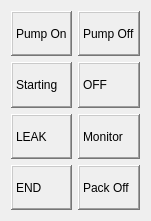
   <widget class="QWidget" name="">
    <property name="geometry">
     <rect>
      <x>340</x>
      <y>130</y>
      <width>151</width>
      <height>221</height>
     </rect>
    </property>
    <layout class="QGridLayout" name="gridLayout">
     <item row="3" column="1">
      <widget class="QLabel" name="label_Pack_Off">
       <property name="frameShape">
        <enum>QFrame::WinPanel</enum>
       </property>
       <property name="frameShadow">
        <enum>QFrame::Raised</enum>
       </property>
       <property name="text">
        <string>Pack Off</string>
       </property>
       <property name="wordWrap">
        <bool>false</bool>
       </property>
      </widget>
     </item>
     <item row="1" column="0">
      <widget class="QLabel" name="label_Starting">
       <property name="frameShape">
        <enum>QFrame::WinPanel</enum>
       </property>
       <property name="frameShadow">
        <enum>QFrame::Raised</enum>
       </property>
       <property name="text">
        <string>Starting</string>
       </property>
       <property name="wordWrap">
        <bool>false</bool>
       </property>
      </widget>
     </item>
     <item row="2" column="0">
      <widget class="QLabel" name="label_LEAK">
       <property name="frameShape">
        <enum>QFrame::WinPanel</enum>
       </property>
       <property name="frameShadow">
        <enum>QFrame::Raised</enum>
       </property>
       <property name="text">
        <string>LEAK</string>
       </property>
       <property name="wordWrap">
        <bool>false</bool>
       </property>
      </widget>
     </item>
     <item row="3" column="0">
      <widget class="QLabel" name="label_END">
       <property name="frameShape">
        <enum>QFrame::WinPanel</enum>
       </property>
       <property name="frameShadow">
        <enum>QFrame::Raised</enum>
       </property>
       <property name="text">
        <string>END</string>
       </property>
       <property name="wordWrap">
        <bool>false</bool>
       </property>
      </widget>
     </item>
     <item row="2" column="1">
      <widget class="QLabel" name="label_Monitor">
       <property name="frameShape">
        <enum>QFrame::WinPanel</enum>
       </property>
       <property name="frameShadow">
        <enum>QFrame::Raised</enum>
       </property>
       <property name="text">
        <string>Monitor</string>
       </property>
       <property name="wordWrap">
        <bool>false</bool>
       </property>
      </widget>
     </item>
     <item row="0" column="1">
      <widget class="QLabel" name="label_Pump_Off">
       <property name="frameShape">
        <enum>QFrame::WinPanel</enum>
       </property>
       <property name="frameShadow">
        <enum>QFrame::Raised</enum>
       </property>
       <property name="text">
        <string>Pump Off</string>
       </property>
       <property name="wordWrap">
        <bool>false</bool>
       </property>
      </widget>
     </item>
     <item row="0" column="0">
      <widget class="QLabel" name="label_Pump_On">
       <property name="frameShape">
        <enum>QFrame::WinPanel</enum>
       </property>
       <property name="frameShadow">
        <enum>QFrame::Raised</enum>
       </property>
       <property name="text">
        <string>Pump On</string>
       </property>
       <property name="wordWrap">
        <bool>false</bool>
       </property>
      </widget>
     </item>
     <item row="1" column="1">
      <widget class="QLabel" name="label_OFF">
       <property name="frameShape">
        <enum>QFrame::WinPanel</enum>
       </property>
       <property name="frameShadow">
        <enum>QFrame::Raised</enum>
       </property>
       <property name="text">
        <string>OFF</string>
       </property>
       <property name="wordWrap">
        <bool>false</bool>
       </property>
      </widget>
     </item>
    </layout>
   </widget>
